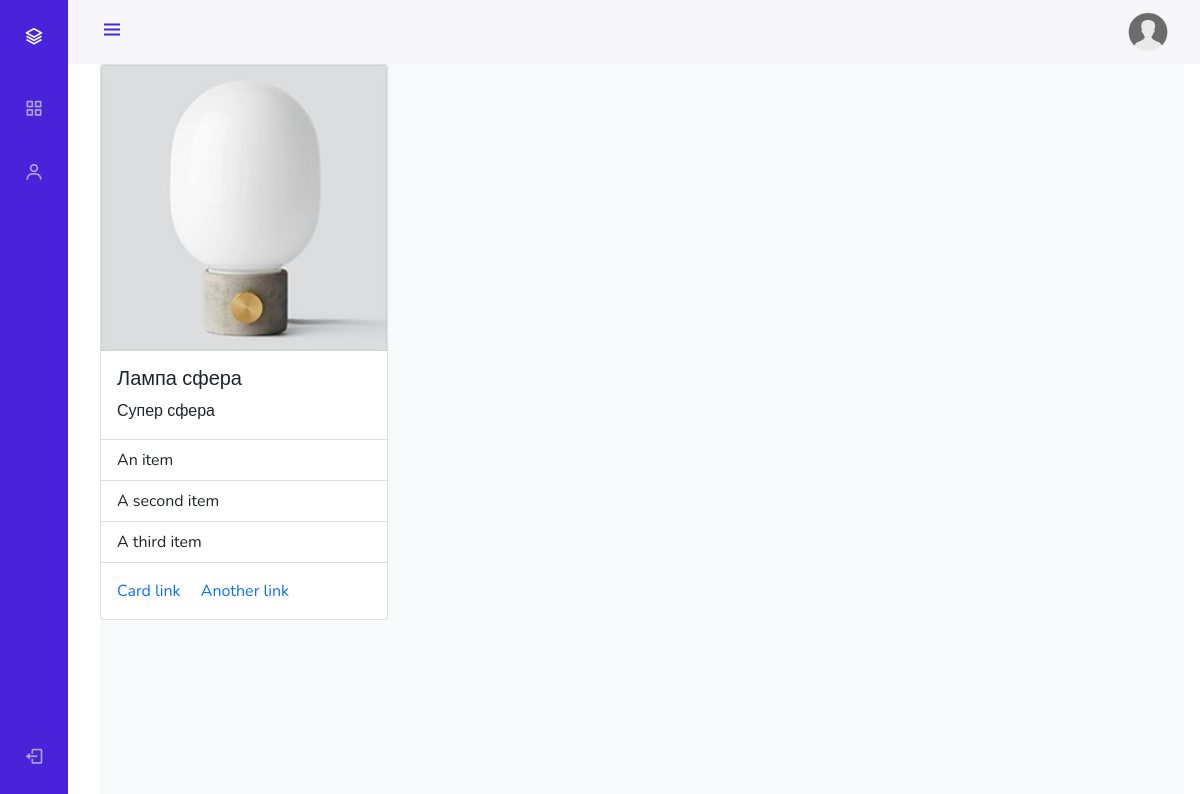
The page /admin_staff/products/read/1/ on the database its author committed.
### mainapp/models.py (models this page shows, shortened)
class Product(models.Model):
    category = models.ForeignKey(
        ProductCategory,
        on_delete=models.CASCADE,
    )
    name = models.CharField(
        verbose_name='имя продукта',
        max_length=128,
    )
    image = models.ImageField(
        upload_to='products_images',
        blank=True,
    )
    short_desc = models.CharField(
        verbose_name='короткое описание',
        max_length=60,
        blank=True,
    )
    description = models.TextField(
        verbose_name='описание',
        blank=True,
    )
    price = models.DecimalField(
        verbose_name='цена продукта',
        max_digits=8,
        decimal_places=2,
        default=0,
    )
    quantity = models.PositiveIntegerField(
        verbose_name='количество на складе',
        default=0,
    )
    is_active = models.BooleanField(default=True)

### adminapp/views.py (the view)
# urls.py: path('products/read/<int:pk>/', adminapp.ProductDetailView.as_view(), name='product_read'),
class ProductDetailView(DetailView):
    model = Product
    template_name = 'adminapp/product_read.html'

### mainapp/context_processors.py (called while the page is built)
def basket(request):
    print(f'context processor basket works')
    basket = []
    if request.user.is_authenticated:
        basket = Basket.objects.filter(user=request.user)
    return {
        'basket': basket,
    }

### adminapp/templates/adminapp/product_read.html
{% extends 'adminapp/base.html' %}
{% load static %}
{% block content %}
    <div class="card" style="width: 18rem;">
  <img src="{{ object.image.url }}" class="card-img-top" alt="...">
  <div class="card-body">
    <h5 class="card-title">{{ object.name }}</h5>
    <p class="card-text">{{ object.description }}</p>
  </div>
  <ul class="list-group list-group-flush">
    <li class="list-group-item">An item</li>
    <li class="list-group-item">A second item</li>
    <li class="list-group-item">A third item</li>
  </ul>
  <div class="card-body">
    <a href="#" class="card-link">Card link</a>
    <a href="#" class="card-link">Another link</a>
  </div>
</div>
{% endblock %}

### adminapp/static/adminapp/css/style.css (style rules this page uses)
:root { --header-height: 3rem; --nav-width: 68px; --first-color: #4723D9; --first-color-light: #AFA5D9; --white-color: #F7F6FB; --body-font: 'Nunito', sans-serif; --normal-font-size: 1rem; --z-fixed: 100 }
body { position: relative; margin: var(--header-height) 0 0 0; padding: 0 1rem; font-family: var(--body-font); font-size: var(--normal-font-size); transition: .5s }
a { text-decoration: none }
@media screen and (min-width: 768px) { body { margin: calc(var(--header-height) + 1rem) 0 0 0; padding-left: calc(var(--nav-width) + 2rem) } }

### rows shown on the page
Product: image (picture), name "Лампа сфера", description "Супер сфера"
